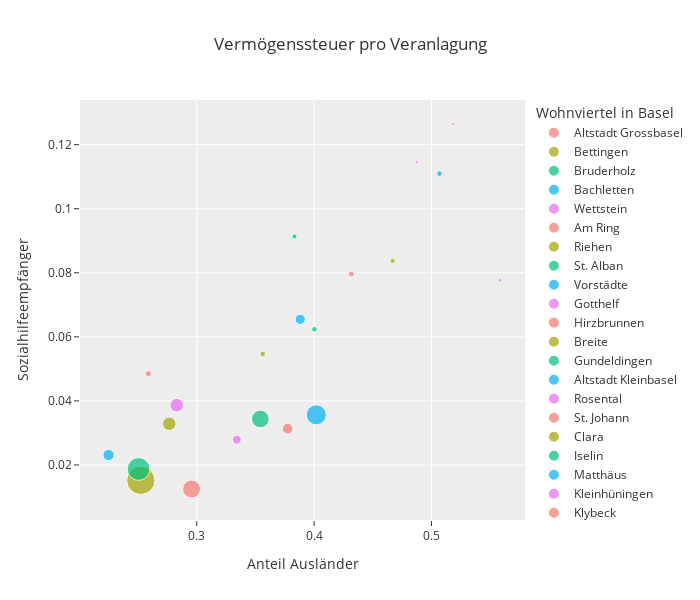

Notebook source saved alongside this figure:
### Code cell
scatter = px.scatter(df, x="Anteil Ausländer", y="Sozialhilfeempfänger",
           size='Vermögenssteuer pro Veranlagung',
           color='Wohnviertel in Basel',
           width = 700,
           height= 600,
           title= 'Vermögenssteuer pro Veranlagung',
           template = 'ggplot2'
          )
#scatter. update_layout(legend='Vermögenssteuer pro Veranlagung')
scatter

### Figure 1 — Plotly figure (JSON) as saved in the notebook; plotly's stock layout.template omitted (floating-point values rounded to 4 significant figures)
{"data": [{"hovertemplate": "Wohnviertel in Basel=Altstadt Grossbasel<br>Anteil Ausländer=%{x}<br>Sozialhilfeempfänger=%{y}<br>Vermögenssteuer pro Veranlagung=%{marker.size}<extra></extra>", "legendgroup": "Altstadt Grossbasel", "marker": {"color": "#F8766D", "size": [5872.0], "sizemode": "area", "sizeref": 36.43, "symbol": "circle"}, "mode": "markers", "name": "Altstadt Grossbasel", "orientation": "v", "showlegend": true, "type": "scatter", "x": [0.2956], "xaxis": "x", "y": [0.0125], "yaxis": "y"}, {"hovertemplate": "Wohnviertel in Basel=Bettingen<br>Anteil Ausländer=%{x}<br>Sozialhilfeempfänger=%{y}<br>Vermögenssteuer pro Veranlagung=%{marker.size}<extra></extra>", "legendgroup": "Bettingen", "marker": {"color": "#A3A500", "size": [14570.0], "sizemode": "area", "sizeref": 36.43, "symbol": "circle"}, "mode": "markers", "name": "Bettingen", "orientation": "v", "showlegend": true, "type": "scatter", "x": [0.2523], "xaxis": "x", "y": [0.01519], "yaxis": "y"}, {"hovertemplate": "Wohnviertel in Basel=Bruderholz<br>Anteil Ausländer=%{x}<br>Sozialhilfeempfänger=%{y}<br>Vermögenssteuer pro Veranlagung=%{marker.size}<extra></extra>", "legendgroup": "Bruderholz", "marker": {"color": "#00BF7D", "size": [9470.0], "sizemode": "area", "sizeref": 36.43, "symbol": "circle"}, "mode": "markers", "name": "Bruderholz", "orientation": "v", "showlegend": true, "type": "scatter", "x": [0.2504], "xaxis": "x", "y": [0.01874], "yaxis": "y"}, {"hovertemplate": "Wohnviertel in Basel=Bachletten<br>Anteil Ausländer=%{x}<br>Sozialhilfeempfänger=%{y}<br>Vermögenssteuer pro Veranlagung=%{marker.size}<extra></extra>", "legendgroup": "Bachletten", "marker": {"color": "#00B0F6", "size": [2335.0], "sizemode": "area", "sizeref": 36.43, "symbol": "circle"}, "mode": "markers", "name": "Bachletten", "orientation": "v", "showlegend": true, "type": "scatter", "x": [0.2248], "xaxis": "x", "y": [0.02311], "yaxis": "y"}, {"hovertemplate": "Wohnviertel in Basel=Wettstein<br>Anteil Ausländer=%{x}<br>Sozialhilfeempfänger=%{y}<br>Vermögenssteuer pro Veranlagung=%{marker.size}<extra></extra>", "legendgroup": "Wettstein", "marker": {"color": "#E76BF3", "size": [1454.0], "sizemode": "area", "sizeref": 36.43, "symbol": "circle"}, "mode": "markers", "name": "Wettstein", "orientation": "v", "showlegend": true, "type": "scatter", "x": [0.3341], "xaxis": "x", "y": [0.02789], "yaxis": "y"}, {"hovertemplate": "Wohnviertel in Basel=Am Ring<br>Anteil Ausländer=%{x}<br>Sozialhilfeempfänger=%{y}<br>Vermögenssteuer pro Veranlagung=%{marker.size}<extra></extra>", "legendgroup": "Am Ring", "marker": {"color": "#F8766D", "size": [2094.0], "sizemode": "area", "sizeref": 36.43, "symbol": "circle"}, "mode": "markers", "name": "Am Ring", "orientation": "v", "showlegend": true, "type": "scatter", "x": [0.3775], "xaxis": "x", "y": [0.03132], "yaxis": "y"}, {"hovertemplate": "Wohnviertel in Basel=Riehen<br>Anteil Ausländer=%{x}<br>Sozialhilfeempfänger=%{y}<br>Vermögenssteuer pro Veranlagung=%{marker.size}<extra></extra>", "legendgroup": "Riehen", "marker": {"color": "#A3A500", "size": [3325.0], "sizemode": "area", "sizeref": 36.43, "symbol": "circle"}, "mode": "markers", "name": "Riehen", "orientation": "v", "showlegend": true, "type": "scatter", "x": [0.2766], "xaxis": "x", "y": [0.03286], "yaxis": "y"}, {"hovertemplate": "Wohnviertel in Basel=St. Alban<br>Anteil Ausländer=%{x}<br>Sozialhilfeempfänger=%{y}<br>Vermögenssteuer pro Veranlagung=%{marker.size}<extra></extra>", "legendgroup": "St. Alban", "marker": {"color": "#00BF7D", "size": [5685.0], "sizemode": "area", "sizeref": 36.43, "symbol": "circle"}, "mode": "markers", "name": "St. Alban", "orientation": "v", "showlegend": true, "type": "scatter", "x": [0.3542], "xaxis": "x", "y": [0.03435], "yaxis": "y"}, {"hovertemplate": "Wohnviertel in Basel=Vorstädte<br>Anteil Ausländer=%{x}<br>Sozialhilfeempfänger=%{y}<br>Vermögenssteuer pro Veranlagung=%{marker.size}<extra></extra>", "legendgroup": "Vorstädte", "marker": {"color": "#00B0F6", "size": [7392.0], "sizemode": "area", "sizeref": 36.43, "symbol": "circle"}, "mode": "markers", "name": "Vorstädte", "orientation": "v", "showlegend": true, "type": "scatter", "x": [0.4019], "xaxis": "x", "y": [0.03565], "yaxis": "y"}, {"hovertemplate": "Wohnviertel in Basel=Gotthelf<br>Anteil Ausländer=%{x}<br>Sozialhilfeempfänger=%{y}<br>Vermögenssteuer pro Veranlagung=%{marker.size}<extra></extra>", "legendgroup": "Gotthelf", "marker": {"color": "#E76BF3", "size": [3335.0], "sizemode": "area", "sizeref": 36.43, "symbol": "circle"}, "mode": "markers", "name": "Gotthelf", "orientation": "v", "showlegend": true, "type": "scatter", "x": [0.2829], "xaxis": "x", "y": [0.03866], "yaxis": "y"}, {"hovertemplate": "Wohnviertel in Basel=Hirzbrunnen<br>Anteil Ausländer=%{x}<br>Sozialhilfeempfänger=%{y}<br>Vermögenssteuer pro Veranlagung=%{marker.size}<extra></extra>", "legendgroup": "Hirzbrunnen", "marker": {"color": "#F8766D", "size": [690.6], "sizemode": "area", "sizeref": 36.43, "symbol": "circle"}, "mode": "markers", "name": "Hirzbrunnen", "orientation": "v", "showlegend": true, "type": "scatter", "x": [0.2587], "xaxis": "x", "y": [0.04849], "yaxis": "y"}, {"hovertemplate": "Wohnviertel in Basel=Breite<br>Anteil Ausländer=%{x}<br>Sozialhilfeempfänger=%{y}<br>Vermögenssteuer pro Veranlagung=%{marker.size}<extra></extra>", "legendgroup": "Breite", "marker": {"color": "#A3A500", "size": [581.3], "sizemode": "area", "sizeref": 36.43, "symbol": "circle"}, "mode": "markers", "name": "Breite", "orientation": "v", "showlegend": true, "type": "scatter", "x": [0.3563], "xaxis": "x", "y": [0.05469], "yaxis": "y"}, {"hovertemplate": "Wohnviertel in Basel=Gundeldingen<br>Anteil Ausländer=%{x}<br>Sozialhilfeempfänger=%{y}<br>Vermögenssteuer pro Veranlagung=%{marker.size}<extra></extra>", "legendgroup": "Gundeldingen", "marker": {"color": "#00BF7D", "size": [554.9], "sizemode": "area", "sizeref": 36.43, "symbol": "circle"}, "mode": "markers", "name": "Gundeldingen", "orientation": "v", "showlegend": true, "type": "scatter", "x": [0.4003], "xaxis": "x", "y": [0.06234], "yaxis": "y"}, {"hovertemplate": "Wohnviertel in Basel=Altstadt Kleinbasel<br>Anteil Ausländer=%{x}<br>Sozialhilfeempfänger=%{y}<br>Vermögenssteuer pro Veranlagung=%{marker.size}<extra></extra>", "legendgroup": "Altstadt Kleinbasel", "marker": {"color": "#00B0F6", "size": [1898.0], "sizemode": "area", "sizeref": 36.43, "symbol": "circle"}, "mode": "markers", "name": "Altstadt Kleinbasel", "orientation": "v", "showlegend": true, "type": "scatter", "x": [0.3882], "xaxis": "x", "y": [0.06545], "yaxis": "y"}, {"hovertemplate": "Wohnviertel in Basel=Rosental<br>Anteil Ausländer=%{x}<br>Sozialhilfeempfänger=%{y}<br>Vermögenssteuer pro Veranlagung=%{marker.size}<extra></extra>", "legendgroup": "Rosental", "marker": {"color": "#E76BF3", "size": [266.6], "sizemode": "area", "sizeref": 36.43, "symbol": "circle"}, "mode": "markers", "name": "Rosental", "orientation": "v", "showlegend": true, "type": "scatter", "x": [0.5582], "xaxis": "x", "y": [0.07769], "yaxis": "y"}, {"hovertemplate": "Wohnviertel in Basel=St. Johann<br>Anteil Ausländer=%{x}<br>Sozialhilfeempfänger=%{y}<br>Vermögenssteuer pro Veranlagung=%{marker.size}<extra></extra>", "legendgroup": "St. Johann", "marker": {"color": "#F8766D", "size": [640.6], "sizemode": "area", "sizeref": 36.43, "symbol": "circle"}, "mode": "markers", "name": "St. Johann", "orientation": "v", "showlegend": true, "type": "scatter", "x": [0.4317], "xaxis": "x", "y": [0.0796], "yaxis": "y"}, {"hovertemplate": "Wohnviertel in Basel=Clara<br>Anteil Ausländer=%{x}<br>Sozialhilfeempfänger=%{y}<br>Vermögenssteuer pro Veranlagung=%{marker.size}<extra></extra>", "legendgroup": "Clara", "marker": {"color": "#A3A500", "size": [523.1], "sizemode": "area", "sizeref": 36.43, "symbol": "circle"}, "mode": "markers", "name": "Clara", "orientation": "v", "showlegend": true, "type": "scatter", "x": [0.467], "xaxis": "x", "y": [0.0837], "yaxis": "y"}, {"hovertemplate": "Wohnviertel in Basel=Iselin<br>Anteil Ausländer=%{x}<br>Sozialhilfeempfänger=%{y}<br>Vermögenssteuer pro Veranlagung=%{marker.size}<extra></extra>", "legendgroup": "Iselin", "marker": {"color": "#00BF7D", "size": [484.8], "sizemode": "area", "sizeref": 36.43, "symbol": "circle"}, "mode": "markers", "name": "Iselin", "orientation": "v", "showlegend": true, "type": "scatter", "x": [0.3833], "xaxis": "x", "y": [0.09133], "yaxis": "y"}, {"hovertemplate": "Wohnviertel in Basel=Matthäus<br>Anteil Ausländer=%{x}<br>Sozialhilfeempfänger=%{y}<br>Vermögenssteuer pro Veranlagung=%{marker.size}<extra></extra>", "legendgroup": "Matthäus", "marker": {"color": "#00B0F6", "size": [574.4], "sizemode": "area", "sizeref": 36.43, "symbol": "circle"}, "mode": "markers", "name": "Matthäus", "orientation": "v", "showlegend": true, "type": "scatter", "x": [0.5069], "xaxis": "x", "y": [0.111], "yaxis": "y"}, {"hovertemplate": "Wohnviertel in Basel=Kleinhüningen<br>Anteil Ausländer=%{x}<br>Sozialhilfeempfänger=%{y}<br>Vermögenssteuer pro Veranlagung=%{marker.size}<extra></extra>", "legendgroup": "Kleinhüningen", "marker": {"color": "#E76BF3", "size": [199.4], "sizemode": "area", "sizeref": 36.43, "symbol": "circle"}, "mode": "markers", "name": "Kleinhüningen", "orientation": "v", "showlegend": true, "type": "scatter", "x": [0.4874], "xaxis": "x", "y": [0.1146], "yaxis": "y"}, {"hovertemplate": "Wohnviertel in Basel=Klybeck<br>Anteil Ausländer=%{x}<br>Sozialhilfeempfänger=%{y}<br>Vermögenssteuer pro Veranlagung=%{marker.size}<extra></extra>", "legendgroup": "Klybeck", "marker": {"color": "#F8766D", "size": [205.9], "sizemode": "area", "sizeref": 36.43, "symbol": "circle"}, "mode": "markers", "name": "Klybeck", "orientation": "v", "showlegend": true, "type": "scatter", "x": [0.5186], "xaxis": "x", "y": [0.1264], "yaxis": "y"}], "layout": {"height": 600, "legend": {"itemsizing": "constant", "title": {"text": "Wohnviertel in Basel"}, "tracegroupgap": 0}, "title": {"text": "Vermögenssteuer pro Veranlagung"}, "width": 700, "xaxis": {"anchor": "y", "domain": [0, 1], "title": {"text": "Anteil Ausländer"}}, "yaxis": {"anchor": "x", "domain": [0, 1], "title": {"text": "Sozialhilfeempfänger"}}}}
